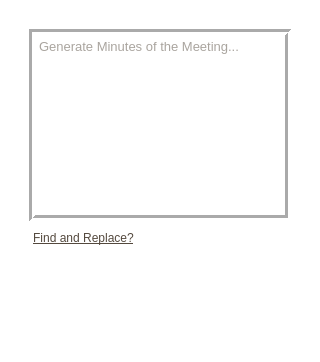
            <widget class="QWidget" name="GeneratePage2">
             <layout class="QVBoxLayout" name="verticalLayout_8">
              <property name="spacing">
               <number>0</number>
              </property>
              <property name="leftMargin">
               <number>0</number>
              </property>
              <property name="topMargin">
               <number>0</number>
              </property>
              <property name="rightMargin">
               <number>0</number>
              </property>
              <property name="bottomMargin">
               <number>0</number>
              </property>
              <item>
               <widget class="QFrame" name="frame_10">
                <property name="styleSheet">
                 <string notr="true">background-color:rgb(255, 255, 255)</string>
                </property>
                <property name="frameShape">
                 <enum>QFrame::NoFrame</enum>
                </property>
                <property name="frameShadow">
                 <enum>QFrame::Raised</enum>
                </property>
                <property name="lineWidth">
                 <number>0</number>
                </property>
                <layout class="QVBoxLayout" name="verticalLayout_9">
                 <property name="spacing">
                  <number>0</number>
                 </property>
                 <property name="leftMargin">
                  <number>20</number>
                 </property>
                 <property name="topMargin">
                  <number>20</number>
                 </property>
                 <property name="rightMargin">
                  <number>20</number>
                 </property>
                 <property name="bottomMargin">
                  <number>5</number>
                 </property>
                 <item>
                  <widget class="QFrame" name="frame_13">
                   <property name="frameShape">
                    <enum>QFrame::NoFrame</enum>
                   </property>
                   <property name="frameShadow">
                    <enum>QFrame::Raised</enum>
                   </property>
                   <layout class="QVBoxLayout" name="verticalLayout_19">
                    <item>
                     <widget class="QTextEdit" name="minutesDisplay">
                      <property name="styleSheet">
                       <string notr="true">QTextEdit {
    font-family: &quot;Courier New&quot;;
    font-size: 10pt;
    color: #54493E;
}

</string>
                      </property>
                      <property name="frameShape">
                       <enum>QFrame::Box</enum>
                      </property>
                      <property name="lineWidth">
                       <number>3</number>
                      </property>
                      <property name="lineWrapColumnOrWidth">
                       <number>50</number>
                      </property>
                      <property name="placeholderText">
                       <string>Generate Minutes of the Meeting...</string>
                      </property>
                     </widget>
                    </item>
                    <item alignment="Qt::AlignLeft">
                     <widget class="QPushButton" name="replaceTextBtn">
                      <property name="styleSheet">
                       <string notr="true">QPushButton {
    font-family: &quot;Times New Roman&quot;;
    font-size: 9pt;
    color: #54493E;
    text-decoration: underline;
}
QPushButton:hover {
    color: #7A6C5B;  /* example hover color: lighter shade */
}
</string>
                      </property>
                      <property name="text">
                       <string>Find and Replace?</string>
                      </property>
                      <property name="flat">
                       <bool>true</bool>
                      </property>
                     </widget>
                    </item>
                   </layout>
                  </widget>
                 </item>
                 <item>
                  <widget class="QFrame" name="frame_12">
                   <property name="frameShape">
                    <enum>QFrame::NoFrame</enum>
                   </property>
                   <property name="frameShadow">
                    <enum>QFrame::Raised</enum>
                   </property>
                   <layout class="QHBoxLayout" name="horizontalLayout_7">
                    <property name="bottomMargin">
                     <number>60</number>
                    </property>
                    <item alignment="Qt::AlignLeft">
                     <widget class="QFrame" name="frame_14">
                      <property name="frameShape">
                       <enum>QFrame::NoFrame</enum>
                      </property>
                      <property name="frameShadow">
                       <enum>QFrame::Raised</enum>
                      </property>
                      <layout class="QHBoxLayout" name="horizontalLayout_5">
                       <property name="leftMargin">
                        <number>0</number>
                       </property>
                       <property name="topMargin">
                        <number>0</number>
                       </property>
                       <property name="rightMargin">
                        <number>0</number>
                       </property>
                       <property name="bottomMargin">
                        <number>0</number>
                       </property>
                       <item>
                        <widget class="QPushButton" name="returnBtn">
                         <property name="minimumSize">
                          <size>
                           <width>80</width>
                           <height>30</height>
                          </size>
                         </property>
                         <property name="styleSheet">
                          <string notr="true">QPushButton {
    background-color: rgb(78, 64, 50)
}

QPushButton:hover {
    background-color:  rgb(185, 128, 118)
}
</string>
                         </property>
                         <property name="text">
                          <string/>
                         </property>
                         <property name="icon">
                          <iconset resource="images.qrc">
                           <normaloff>:/buttons/images/buttons/returnBtn.png</normaloff>:/buttons/images/buttons/returnBtn.png</iconset>
                         </property>
                         <property name="iconSize">
                          <size>
                           <width>60</width>
                           <height>16</height>
                          </size>
                         </property>
                         <property name="flat">
                          <bool>true</bool>
                         </property>
                        </widget>
                       </item>
                       <item>
                        <widget class="QPushButton" name="generateBtn">
                         <property name="minimumSize">
                          <size>
                           <width>100</width>
                           <height>30</height>
                          </size>
                         </property>
                         <property name="styleSheet">
                          <string notr="true">QPushButton {
    background-color: rgb(78, 64, 50)
}

QPushButton:hover {
    background-color:  rgb(167, 141, 120) 
}
</string>
                         </property>
                         <property name="text">
                          <string/>
                         </property>
                         <property name="icon">
                          <iconset resource="images.qrc">
                           <normaloff>:/buttons/images/buttons/generateBtn.png</normaloff>:/buttons/images/buttons/generateBtn.png</iconset>
                         </property>
                         <property name="iconSize">
                          <size>
                           <width>70</width>
                           <height>20</height>
                          </size>
                         </property>
                         <property name="flat">
                          <bool>true</bool>
                         </property>
                        </widget>
                       </item>
                      </layout>
                     </widget>
                    </item>
                    <item alignment="Qt::AlignRight">
                     <widget class="QFrame" name="frame_15">
                      <property name="frameShape">
                       <enum>QFrame::NoFrame</enum>
                      </property>
                      <property name="frameShadow">
                       <enum>QFrame::Raised</enum>
                      </property>
                      <layout class="QHBoxLayout" name="horizontalLayout_8">
                       <property name="leftMargin">
                        <number>0</number>
                       </property>
                       <property name="topMargin">
                        <number>0</number>
                       </property>
                       <property name="rightMargin">
                        <number>0</number>
                       </property>
                       <property name="bottomMargin">
                        <number>0</number>
                       </property>
                       <item>
                        <widget class="QPushButton" name="saveBtn">
                         <property name="minimumSize">
                          <size>
                           <width>70</width>
                           <height>30</height>
                          </size>
                         </property>
                         <property name="styleSheet">
                          <string notr="true">QPushButton {
    background-color:rgb(78, 64, 50)
}

QPushButton:hover {
    background-color:rgb(185, 186, 143)
}</string>
                         </property>
                         <property name="text">
                          <string/>
                         </property>
                         <property name="icon">
                          <iconset resource="images.qrc">
                           <normaloff>:/buttons/images/buttons/saveBtn.png</normaloff>:/buttons/images/buttons/saveBtn.png</iconset>
                         </property>
                         <property name="iconSize">
                          <size>
                           <width>50</width>
                           <height>18</height>
                          </size>
                         </property>
                         <property name="flat">
                          <bool>true</bool>
                         </property>
                        </widget>
                       </item>
                      </layout>
                     </widget>
                    </item>
                   </layout>
                  </widget>
                 </item>
                </layout>
               </widget>
              </item>
             </layout>
            </widget>
